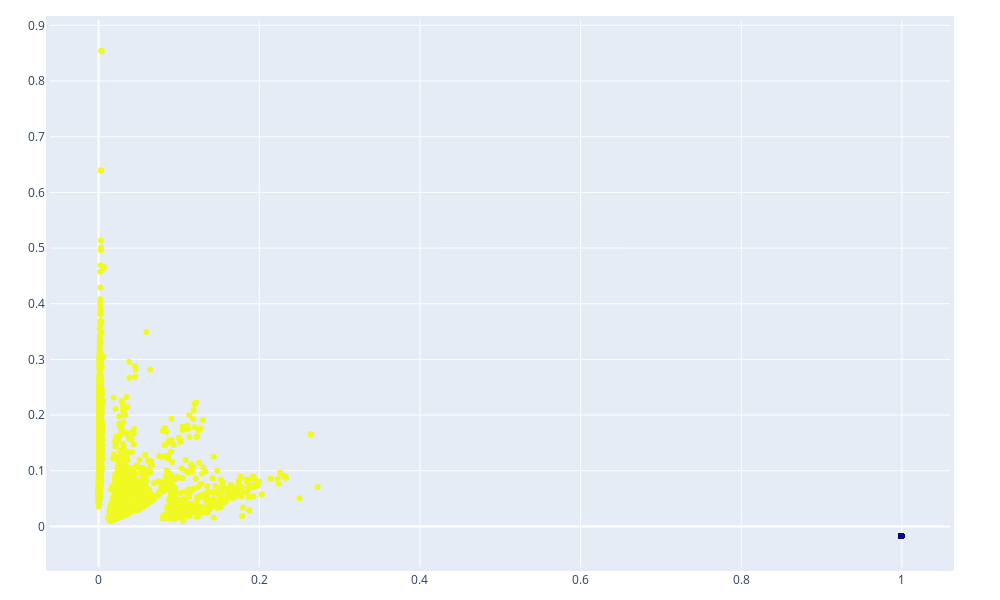

Notebook source saved alongside this figure:
### Code cell
from sklearn.feature_extraction.text import TfidfVectorizer
from sklearn.cluster import KMeans
from sklearn.decomposition import TruncatedSVD


print(len(liste_parser))

vectorizer_url= TfidfVectorizer()
tfidf_matrix = vectorizer_url.fit_transform(list(map(lambda x:" ".join(x),liste_parser)))

lsa = TruncatedSVD(n_components=2)
lsa_matrix = lsa.fit_transform(tfidf_matrix)

# Perform K-Means clustering
k = 2  # Number of clusters (based on the 20 Newsgroups categories)
kmeans = KMeans(n_clusters=k, random_state=42)
kmeans.fit(tfidf_matrix)

# Visualize the clusters
labels = kmeans.labels_
cluster_centers = kmeans.cluster_centers_

"""
plt.figure(figsize=(10, 8))
plt.scatter(lsa_matrix[:, 0], lsa_matrix[:, 1], c=labels, cmap='viridis')
plt.scatter(cluster_centers[:, 0], cluster_centers[:, 1,], s=200, c='red')
plt.title("Text Clustering with K-Means")
plt.show()"""
import plotly.graph_objects as go
fig = go.Figure()

print(lsa_matrix.shape)
fig.add_trace(go.Scatter(
    x=lsa_matrix[:, 0],
    y=lsa_matrix[:, 1],
    mode='markers',
    customdata=list(map(lambda x:" ".join(x),liste_parser)),
    hovertemplate="%{customdata}",
    marker=dict(color=labels)
))



fig.update_layout(
    width=1000,
    height=600,
    margin=dict(
        l=50,
        r=50,
        b=20,
        t=20,
        pad=4
    ),
)


fig.show()

### Figure 1 — Plotly figure (JSON) as saved in the notebook; plotly's stock layout.template omitted (floating-point values rounded to 4 significant figures; data arrays with more than 128 entries replaced by an {"elided": "..."} marker saying what was removed)
{"data": [{"customdata": {"elided": "8452 str values"}, "hovertemplate": "%{customdata}", "marker": {"color": {"elided": "8452 int values"}}, "mode": "markers", "type": "scatter", "x": {"elided": "8452 float values"}, "y": {"elided": "8452 float values"}}], "layout": {"height": 600, "margin": {"b": 20, "l": 50, "pad": 4, "r": 50, "t": 20}, "width": 1000}}
